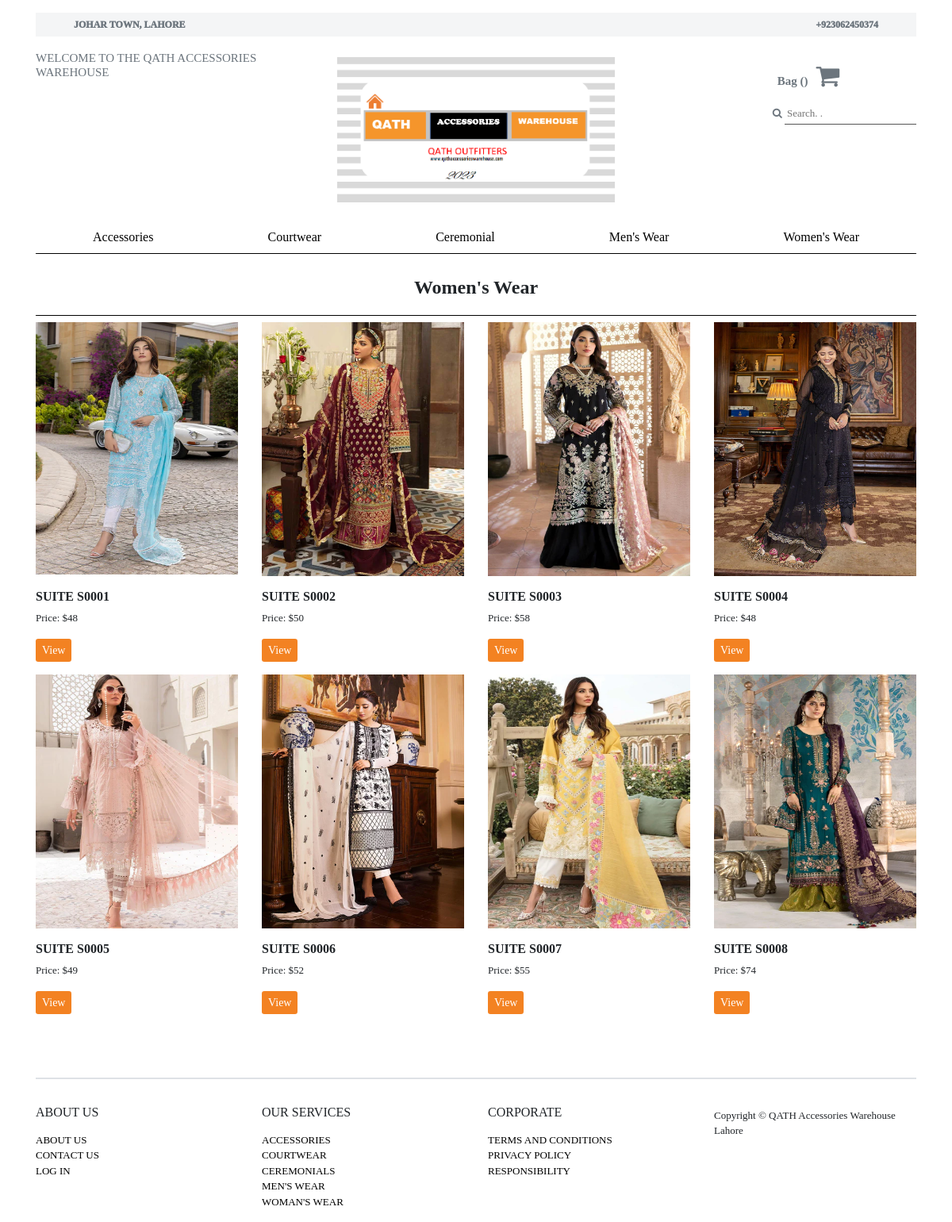
The app's page /women with its own data.
### store/models.py (models this page shows, shortened)
class Product(models.Model):
	category_choice = {
		('Accessories', 'Accessories'),
		('Courtwear', 'Courtwear'),
		('Ceremonial', 'Ceremonial'),
		('Men', 'Men'),
		('Women', 'Women')
	}
	category = models.CharField(max_length=20, choices=category_choice, default='Accessories')
	size = models.ManyToManyField(Size)
	title = models.CharField(max_length=200)
	description = models.CharField(max_length=300)
	price = models.IntegerField()
	image = models.ImageField(upload_to='Store')
	other_image = models.ManyToManyField(OtherImages, blank=True)

### store/views.py (the view)
# urls.py: path('women', views.women, name='women'),
def women(request):
	obj = Product.objects.filter(category = 'Women')
	context = {
		'obj': obj,
	}
	return render(request, 'store/women.html', context)

### store/templates/store/women.html
{% extends 'store/base.html' %}
{% load static %}
{% block content %}
	<div class="accessories">
		<h4 class="font-weight-bold text-center">Women's Wear</h4>
		<div class="row">
			<div class="col-12">
				<div class="row">
					{% for object in obj %}
						<div class="col-lg-3 col-sm-6 mb-3">
							<img src="{{ object.image.url }}" width="100%">
							<h6 class="text-uppercase font-weight-bold mt-3">{{ object.title }}</h6>
							<p>Price: ${{ object.price }}</p>
							<a href="{% url 'product_details' object.id %}" class="btn btn-sm">
								View
							</a>
						</div>
					{% endfor %}
				</div>
			</div>
		</div>
	</div>
{% endblock %}

### store/static/store/css/main.css (style rules this page uses)
body { font-family: serif; }
button, .btn { background-color: #f38222 !important; color: white !important; border: none !important; }
a { text-decoration: none; color: black; }
p { font-size: 13px; }
.accessories h4, .courtwear h4, .ceremonials h4, .cart h4, .checkout h4 { padding: 20px 0px; border-bottom: 0.8px solid black; }
.accessories img, .courtwear img, .ceremonials img { height: 320px; }

### records on screen
Product: image (picture), title "SUITE S0001", price "48"
Product: image (picture), title "SUITE S0002", price "50"
Product: image (picture), title "SUITE S0003", price "58"
Product: image (picture), title "SUITE S0004", price "48"
Product: image (picture), title "SUITE S0005", price "49"
Product: image (picture), title "SUITE S0006", price "52"
Product: image (picture), title "SUITE S0007", price "55"
Product: image (picture), title "SUITE S0008", price "74"
